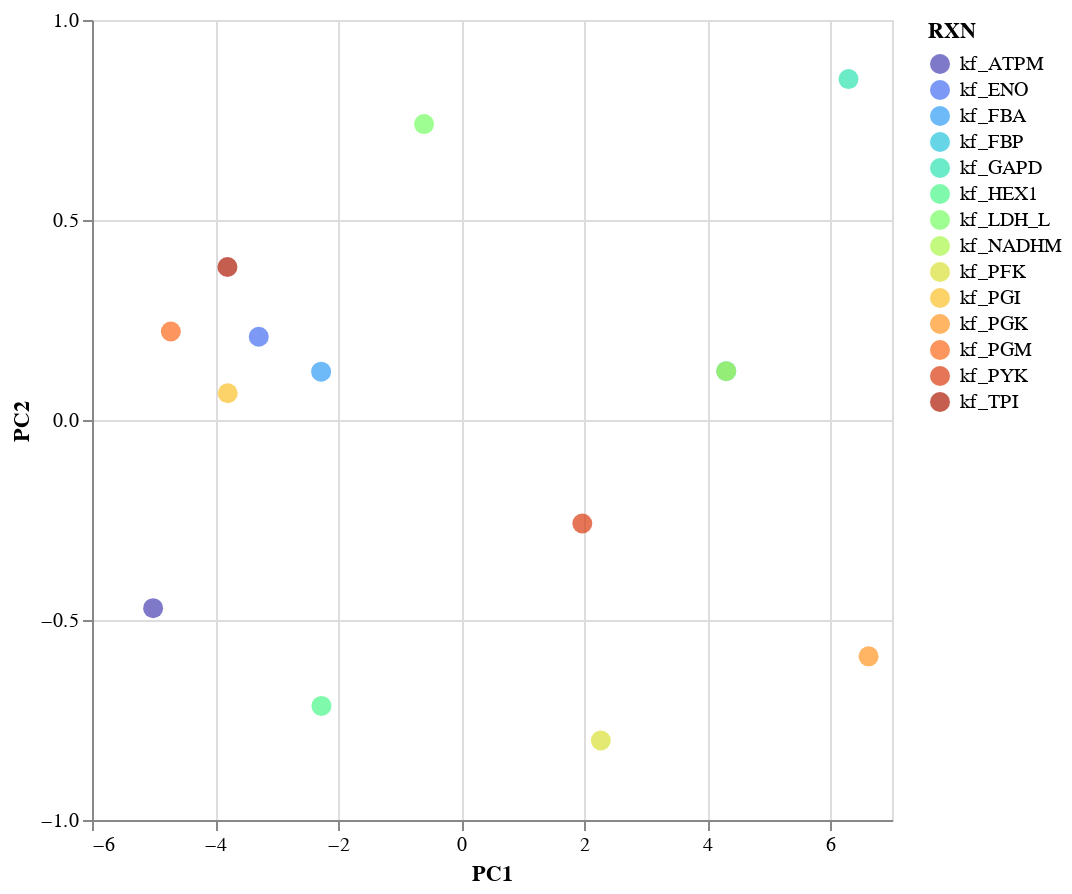

The notebook cell saved with this chart:
### Markdown cell above
make the plot above tooltip

### Code cell
data_norm = sklearn.preprocessing.normalize(data_log.T,norm='l2')
data_pc = PCA().fit_transform(data_norm.T)
data_pc = pd.DataFrame(data_pc, index = data_log.index)
plot_data = data_pc.iloc[:,0:2]
plot_data.columns = ["PC1", "PC2"]
plot_data["RXN"] = plot_data.index
alt.data_transformers.disable_max_rows()
fig = alt.Chart(plot_data).mark_circle(size= 100).encode(
    alt.X("PC1", axis=alt.Axis( tickCount=5)),
    alt.Y('PC2',axis=alt.Axis( tickCount=5), ), 

    alt.Color('RXN', scale=alt.Scale(scheme='turbo')), 
    tooltip=['RXN']
).properties(
    width=400,
    height=400).interactive()
fig

### Figure 1 — Vega-Lite specification as saved in the notebook (floating-point values rounded to 4 significant figures)
{"config": {"view": {"continuousWidth": 400, "continuousHeight": 300}}, "data": {"name": "data-41205e996446ca16d3802ac1e740858a"}, "mark": {"type": "circle", "size": 100}, "encoding": {"color": {"field": "RXN", "scale": {"scheme": "turbo"}, "type": "nominal"}, "tooltip": [{"field": "RXN", "type": "nominal"}], "x": {"axis": {"tickCount": 5}, "field": "PC1", "type": "quantitative"}, "y": {"axis": {"tickCount": 5}, "field": "PC2", "type": "quantitative"}}, "height": 400, "selection": {"selector001": {"type": "interval", "bind": "scales", "encodings": ["x", "y"]}}, "width": 400, "$schema": "https://vega.github.io/schema/vega-lite/v4.17.0.json", "datasets": {"data-41205e996446ca16d3802ac1e740858a": [{"PC1": -2.271, "PC2": -0.7148, "RXN": "kf_HEX1"}, {"PC1": -3.795, "PC2": 0.06683, "RXN": "kf_PGI"}, {"PC1": 4.306, "PC2": 0.1222, "RXN": "kf_FBP"}, {"PC1": 2.268, "PC2": -0.8013, "RXN": "kf_PFK"}, {"PC1": -2.277, "PC2": 0.1208, "RXN": "kf_FBA"}, {"PC1": -3.799, "PC2": 0.3824, "RXN": "kf_TPI"}, {"PC1": 6.294, "PC2": 0.8523, "RXN": "kf_GAPD"}, {"PC1": 6.62, "PC2": -0.5908, "RXN": "kf_PGK"}, {"PC1": -4.719, "PC2": 0.2211, "RXN": "kf_PGM"}, {"PC1": -3.29, "PC2": 0.2082, "RXN": "kf_ENO"}, {"PC1": 1.968, "PC2": -0.2587, "RXN": "kf_PYK"}, {"PC1": -0.6042, "PC2": 0.7398, "RXN": "kf_LDH_L"}, {"PC1": -5.007, "PC2": -0.4704, "RXN": "kf_ATPM"}, {"PC1": 4.306, "PC2": 0.1222, "RXN": "kf_NADHM"}]}}
